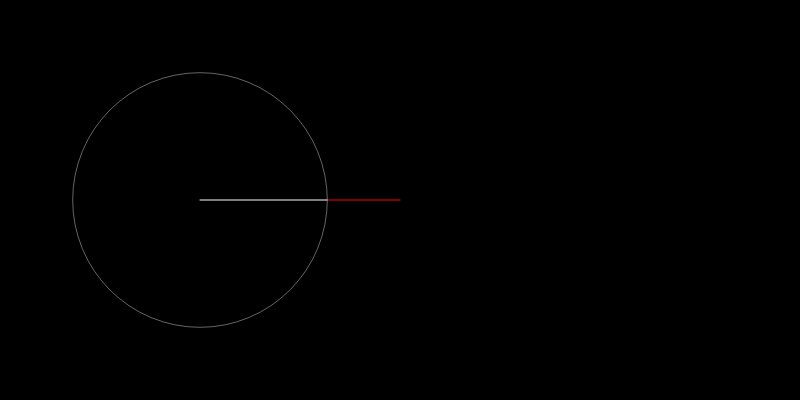
Frame 1 (no input)
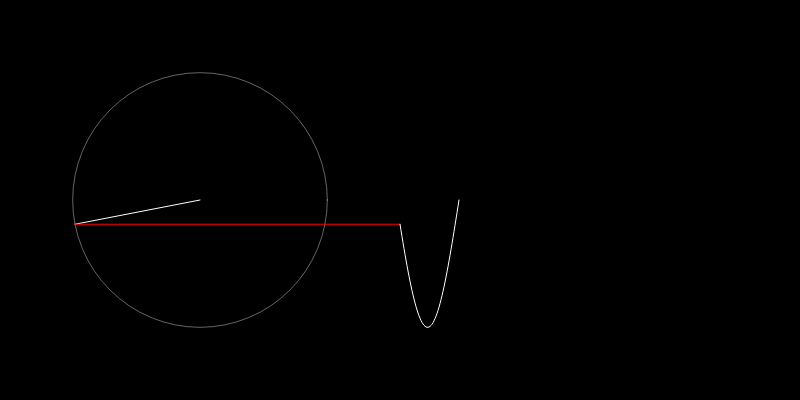
Frame 60 (no input)
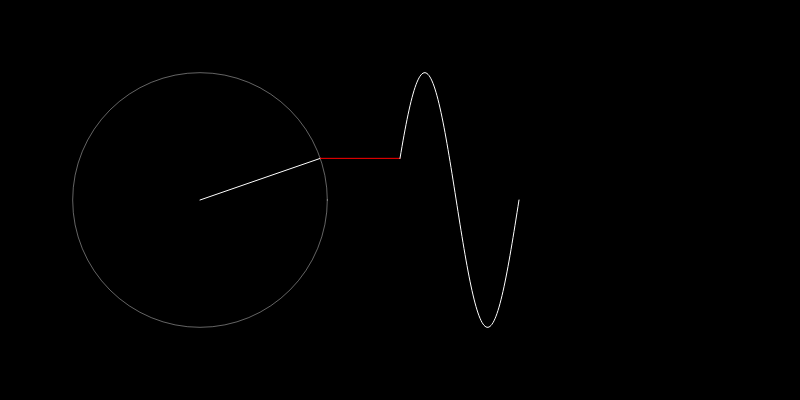
Frame 120 (the mouse pressed at the canvas centre since frame 60)

The p5.js sketch that drew these frames (run headless with seeded random() and noise() and a simulated clock; from frame 60 on, the mouse is pressed at the canvas centre):

// p5.js sketch
// ── sketch.js
let time = 0; // Tracks the time for the wave
let wave = []; // Stores the points of the Fourier series
let waves = 1; // Number of harmonics
let wavesSlider; // Slider for adjusting harmonics
let wavesLabel; // Label for the slider

function setup() {
  createCanvas(800, 400);

  // Create slider for the number of waves
  wavesSlider = createSlider(1, 20, 1); // Range: 1 to 20, Default: 1

  // Create a label for the slider
  wavesLabel = createP('Number of Waves: 1'); // Initial text
  wavesLabel.style('color', 'white'); // Style the label for visibility
}

function draw() {
  background(0);
  translate(200, 200); // Shift the origin to make it easier to visualize

  // Get the current value from the slider
  waves = wavesSlider.value();

  // Update the label to display the current value
  wavesLabel.html(`Number of Waves: ${waves}`);

  let x = 0;
  let y = 0;

  // Draw the Fourier series (a sum of sine waves)
  for (let i = 0; i < waves; i++) {
    let harmonics = i * 2 + 1; // Harmonics: 1, 3, 5, 7, etc.
    let radius = 100 * (4 / (harmonics * PI)); // Coefficient for square wave Fourier series

    // Save the previous x, y
    let prevX = x;
    let prevY = y;

    // Calculate the current x, y using sine and cosine
    x += radius * cos(harmonics * time);
    y += radius * sin(harmonics * time);

    // Draw the circle representing the current harmonic
    stroke(255, 100);
    noFill();
    ellipse(prevX, prevY, radius * 2);

    // Draw the connecting line between circles
    stroke(255);
    line(prevX, prevY, x, y);
  }

  // Draw a horizontal line from the Fourier drawing point to the wave plot
  stroke(255, 0, 0); // Red color for horizontal line
  line(x, y, 200, y); // End the line at the current point in the wave

  // Store the wave
  wave.unshift(y);

  // Draw the wave
  translate(200, 0); // Move to the right to plot the wave
  beginShape();
  noFill();
  stroke(255);
  for (let i = 0; i < wave.length; i++) {
    vertex(i, wave[i]);
  }
  endShape();

  // Remove old points to keep the wave continuous
  if (wave.length > 600) {
    wave.pop();
  }

  // Increment time
  time += 0.05;
}
